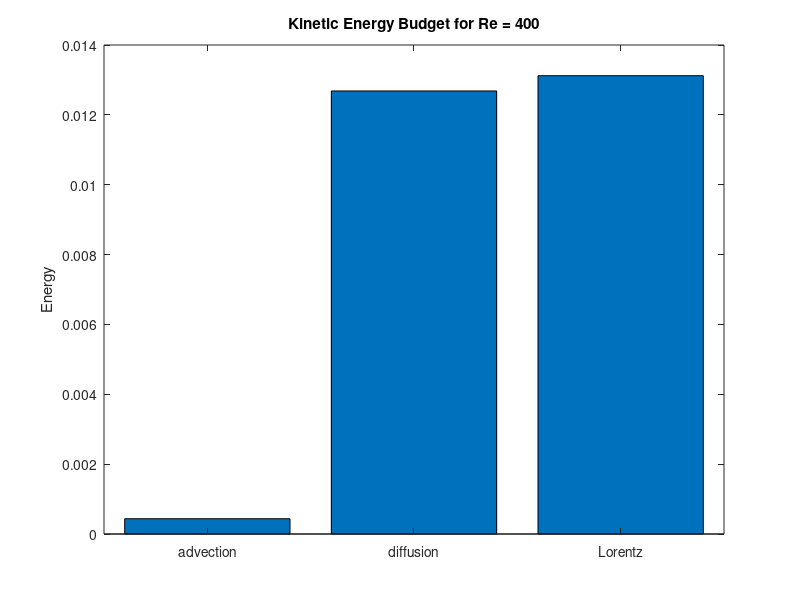

MATLAB code for this plot:
% Energy bar graphs
clc; close all; clear all;

kinetic = true;
Re = 400;
% e = [0.000446342 0.0163517 0.0167981]; % Re = 400
e = [0.000248035 0.00542606 0.00567407]; % Re = 1000

e(1) = 0.000437615;
e(2) = 0.0126841;
e(3) = 0.0131217;

if kinetic
    s = {'advection';'diffusion';'Lorentz'};
%     s = {'advection';'pressure';'diffusion';'Lorentz'};
else
    s = {'advection';'diffusion'};
end
bar(e)
set(gca,'XTickLabel',s)
ylabel('Energy')

if kinetic
    title(['Kinetic Energy Budget for Re = ' int2str(Re)])
else
    title('Magnetic Energy Budget')
end
